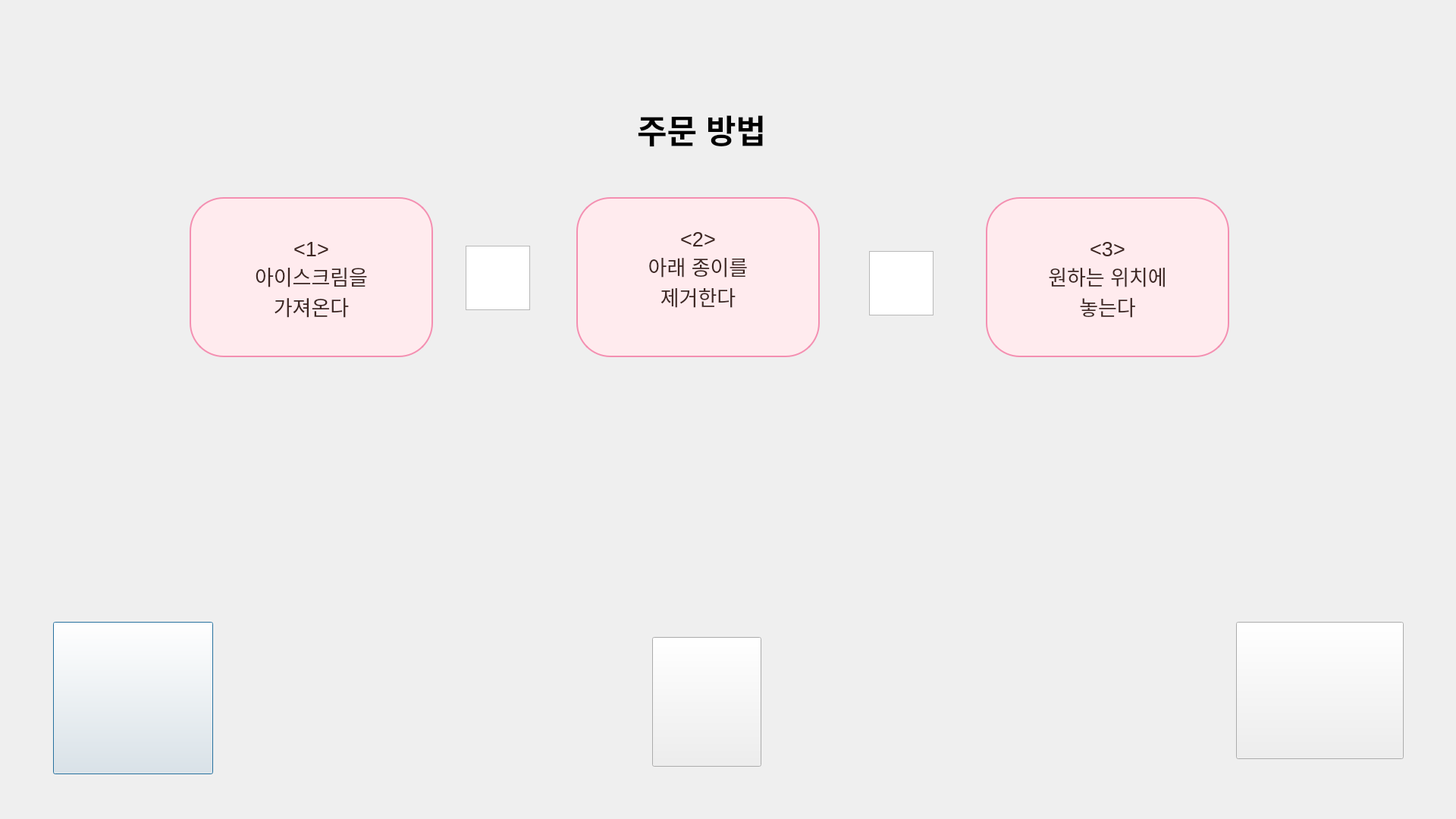
<?xml version="1.0" encoding="UTF-8"?>
<ui version="4.0">
 <class>Dialog</class>
 <widget class="QDialog" name="Dialog">
  <property name="geometry">
   <rect>
    <x>0</x>
    <y>0</y>
    <width>1920</width>
    <height>1080</height>
   </rect>
  </property>
  <property name="windowTitle">
   <string>Dialog</string>
  </property>
  <property name="styleSheet">
   <string notr="true"/>
  </property>
  <widget class="QLabel" name="label">
   <property name="geometry">
    <rect>
     <x>840</x>
     <y>100</y>
     <width>281</width>
     <height>141</height>
    </rect>
   </property>
   <property name="font">
    <font>
     <pointsize>32</pointsize>
     <weight>75</weight>
     <bold>true</bold>
    </font>
   </property>
   <property name="text">
    <string>주문 방법</string>
   </property>
  </widget>
  <widget class="QTextBrowser" name="textBrowser">
   <property name="geometry">
    <rect>
     <x>250</x>
     <y>260</y>
     <width>321</width>
     <height>211</height>
    </rect>
   </property>
   <property name="font">
    <font>
     <pointsize>-1</pointsize>
    </font>
   </property>
   <property name="styleSheet">
    <string notr="true">QTextBrowser {
    color: #3E2723; /* 다크 브라운 글씨 색 */
    background-color: #FFEBEE; /* 라이트 핑크 배경 */
    font-size: 20px; /* 글씨 크기 */
    border: 2px solid #F48FB1; /* 핑크 테두리 */
    border-radius: 45px; /* 둥근 모서리 */
    padding: 10px;
}</string>
   </property>
   <property name="html">
    <string>&lt;!DOCTYPE HTML PUBLIC &quot;-//W3C//DTD HTML 4.0//EN&quot; &quot;http://www.w3.org/TR/REC-html40/strict.dtd&quot;&gt;
&lt;html&gt;&lt;head&gt;&lt;meta name=&quot;qrichtext&quot; content=&quot;1&quot; /&gt;&lt;style type=&quot;text/css&quot;&gt;
p, li { white-space: pre-wrap; }
&lt;/style&gt;&lt;/head&gt;&lt;body style=&quot; font-family:'Ubuntu'; font-size:20px; font-weight:400; font-style:normal;&quot;&gt;
&lt;p align=&quot;center&quot; style=&quot;-qt-paragraph-type:empty; margin-top:0px; margin-bottom:0px; margin-left:0px; margin-right:0px; -qt-block-indent:0; text-indent:0px; font-size:24pt;&quot;&gt;&lt;br /&gt;&lt;/p&gt;
&lt;p align=&quot;center&quot; style=&quot; margin-top:0px; margin-bottom:0px; margin-left:0px; margin-right:0px; -qt-block-indent:0; text-indent:0px;&quot;&gt;&lt;span style=&quot; font-size:20pt;&quot;&gt;&amp;lt;1&amp;gt;&lt;/span&gt;&lt;/p&gt;
&lt;p align=&quot;center&quot; style=&quot; margin-top:0px; margin-bottom:0px; margin-left:0px; margin-right:0px; -qt-block-indent:0; text-indent:0px;&quot;&gt;&lt;span style=&quot; font-size:20pt;&quot;&gt;아이스크림을&lt;/span&gt;&lt;/p&gt;
&lt;p align=&quot;center&quot; style=&quot; margin-top:0px; margin-bottom:0px; margin-left:0px; margin-right:0px; -qt-block-indent:0; text-indent:0px;&quot;&gt;&lt;span style=&quot; font-size:20pt;&quot;&gt;가져온다&lt;/span&gt;&lt;/p&gt;&lt;/body&gt;&lt;/html&gt;</string>
   </property>
  </widget>
  <widget class="QTextBrowser" name="textBrowser_4">
   <property name="geometry">
    <rect>
     <x>760</x>
     <y>260</y>
     <width>321</width>
     <height>211</height>
    </rect>
   </property>
   <property name="font">
    <font>
     <pointsize>-1</pointsize>
    </font>
   </property>
   <property name="styleSheet">
    <string notr="true">QTextBrowser {
    color: #3E2723; /* 다크 브라운 글씨 색 */
    background-color: #FFEBEE; /* 라이트 핑크 배경 */
    font-size: 20px; /* 글씨 크기 */
    border: 2px solid #F48FB1; /* 핑크 테두리 */
    border-radius: 45px; /* 둥근 모서리 */
    padding: 10px;
}</string>
   </property>
   <property name="html">
    <string>&lt;!DOCTYPE HTML PUBLIC &quot;-//W3C//DTD HTML 4.0//EN&quot; &quot;http://www.w3.org/TR/REC-html40/strict.dtd&quot;&gt;
&lt;html&gt;&lt;head&gt;&lt;meta name=&quot;qrichtext&quot; content=&quot;1&quot; /&gt;&lt;style type=&quot;text/css&quot;&gt;
p, li { white-space: pre-wrap; }
&lt;/style&gt;&lt;/head&gt;&lt;body style=&quot; font-family:'Ubuntu'; font-size:20px; font-weight:400; font-style:normal;&quot;&gt;
&lt;p align=&quot;center&quot; style=&quot;-qt-paragraph-type:empty; margin-top:0px; margin-bottom:0px; margin-left:0px; margin-right:0px; -qt-block-indent:0; text-indent:0px;&quot;&gt;&lt;br /&gt;&lt;/p&gt;
&lt;p align=&quot;center&quot; style=&quot; margin-top:0px; margin-bottom:0px; margin-left:0px; margin-right:0px; -qt-block-indent:0; text-indent:0px;&quot;&gt;&lt;span style=&quot; font-size:20pt;&quot;&gt;&amp;lt;2&amp;gt;&lt;/span&gt;&lt;/p&gt;
&lt;p align=&quot;center&quot; style=&quot; margin-top:0px; margin-bottom:0px; margin-left:0px; margin-right:0px; -qt-block-indent:0; text-indent:0px;&quot;&gt;&lt;span style=&quot; font-size:20pt;&quot;&gt;아래 종이를&lt;/span&gt;&lt;/p&gt;
&lt;p align=&quot;center&quot; style=&quot; margin-top:0px; margin-bottom:0px; margin-left:0px; margin-right:0px; -qt-block-indent:0; text-indent:0px;&quot;&gt;&lt;span style=&quot; font-size:20pt;&quot;&gt;제거한다&lt;/span&gt;&lt;/p&gt;&lt;/body&gt;&lt;/html&gt;</string>
   </property>
  </widget>
  <widget class="QTextBrowser" name="textBrowser_5">
   <property name="geometry">
    <rect>
     <x>1300</x>
     <y>260</y>
     <width>321</width>
     <height>211</height>
    </rect>
   </property>
   <property name="font">
    <font>
     <pointsize>-1</pointsize>
    </font>
   </property>
   <property name="styleSheet">
    <string notr="true">QTextBrowser {
    color: #3E2723; /* 다크 브라운 글씨 색 */
    background-color: #FFEBEE; /* 라이트 핑크 배경 */
    font-size: 20px; /* 글씨 크기 */
    border: 2px solid #F48FB1; /* 핑크 테두리 */
    border-radius: 45px; /* 둥근 모서리 */
    padding: 10px;
}</string>
   </property>
   <property name="html">
    <string>&lt;!DOCTYPE HTML PUBLIC &quot;-//W3C//DTD HTML 4.0//EN&quot; &quot;http://www.w3.org/TR/REC-html40/strict.dtd&quot;&gt;
&lt;html&gt;&lt;head&gt;&lt;meta name=&quot;qrichtext&quot; content=&quot;1&quot; /&gt;&lt;style type=&quot;text/css&quot;&gt;
p, li { white-space: pre-wrap; }
&lt;/style&gt;&lt;/head&gt;&lt;body style=&quot; font-family:'Ubuntu'; font-size:20px; font-weight:400; font-style:normal;&quot;&gt;
&lt;p align=&quot;center&quot; style=&quot;-qt-paragraph-type:empty; margin-top:0px; margin-bottom:0px; margin-left:0px; margin-right:0px; -qt-block-indent:0; text-indent:0px; font-size:24pt;&quot;&gt;&lt;br /&gt;&lt;/p&gt;
&lt;p align=&quot;center&quot; style=&quot; margin-top:0px; margin-bottom:0px; margin-left:0px; margin-right:0px; -qt-block-indent:0; text-indent:0px;&quot;&gt;&lt;span style=&quot; font-size:20pt;&quot;&gt;&amp;lt;3&amp;gt;&lt;/span&gt;&lt;/p&gt;
&lt;p align=&quot;center&quot; style=&quot; margin-top:0px; margin-bottom:0px; margin-left:0px; margin-right:0px; -qt-block-indent:0; text-indent:0px;&quot;&gt;&lt;span style=&quot; font-size:20pt;&quot;&gt;원하는 위치에&lt;/span&gt;&lt;/p&gt;
&lt;p align=&quot;center&quot; style=&quot; margin-top:0px; margin-bottom:0px; margin-left:0px; margin-right:0px; -qt-block-indent:0; text-indent:0px;&quot;&gt;&lt;span style=&quot; font-size:20pt;&quot;&gt;놓는다&lt;/span&gt;&lt;/p&gt;&lt;/body&gt;&lt;/html&gt;</string>
   </property>
  </widget>
  <widget class="QWidget" name="widget" native="true">
   <property name="geometry">
    <rect>
     <x>-30</x>
     <y>-40</y>
     <width>1920</width>
     <height>1080</height>
    </rect>
   </property>
   <property name="styleSheet">
    <string notr="true"/>
   </property>
   <widget class="QPushButton" name="pushButton_back">
    <property name="enabled">
     <bool>true</bool>
    </property>
    <property name="geometry">
     <rect>
      <x>100</x>
      <y>860</y>
      <width>211</width>
      <height>201</height>
     </rect>
    </property>
    <property name="acceptDrops">
     <bool>false</bool>
    </property>
    <property name="styleSheet">
     <string notr="true">QPushButton:hover{
	background-color: #FFC0CB
}</string>
    </property>
    <property name="text">
     <string/>
    </property>
   </widget>
   <widget class="QPushButton" name="pushButton_front">
    <property name="geometry">
     <rect>
      <x>1660</x>
      <y>860</y>
      <width>221</width>
      <height>181</height>
     </rect>
    </property>
    <property name="font">
     <font/>
    </property>
    <property name="styleSheet">
     <string notr="true">QPushButton:hover{
	background-color: #FFC0CB
}</string>
    </property>
    <property name="text">
     <string/>
    </property>
   </widget>
   <widget class="QPushButton" name="pushButton_home">
    <property name="geometry">
     <rect>
      <x>890</x>
      <y>880</y>
      <width>144</width>
      <height>171</height>
     </rect>
    </property>
    <property name="styleSheet">
     <string notr="true">QPushButton:hover{
	background-color: #FFC0CB
}</string>
    </property>
    <property name="text">
     <string/>
    </property>
   </widget>
   <widget class="QTextBrowser" name="next_png1">
    <property name="geometry">
     <rect>
      <x>1176</x>
      <y>371</y>
      <width>85</width>
      <height>85</height>
     </rect>
    </property>
    <property name="font">
     <font/>
    </property>
    <property name="styleSheet">
     <string notr="true"/>
    </property>
    <property name="html">
     <string>&lt;!DOCTYPE HTML PUBLIC &quot;-//W3C//DTD HTML 4.0//EN&quot; &quot;http://www.w3.org/TR/REC-html40/strict.dtd&quot;&gt;
&lt;html&gt;&lt;head&gt;&lt;meta name=&quot;qrichtext&quot; content=&quot;1&quot; /&gt;&lt;style type=&quot;text/css&quot;&gt;
p, li { white-space: pre-wrap; }
&lt;/style&gt;&lt;/head&gt;&lt;body style=&quot; font-family:'Ubuntu'; font-size:11pt; font-weight:400; font-style:normal;&quot;&gt;
&lt;p align=&quot;center&quot; style=&quot;-qt-paragraph-type:empty; margin-top:0px; margin-bottom:0px; margin-left:0px; margin-right:0px; -qt-block-indent:0; text-indent:0px; font-size:20px;&quot;&gt;&lt;br /&gt;&lt;/p&gt;&lt;/body&gt;&lt;/html&gt;</string>
    </property>
   </widget>
   <widget class="QTextBrowser" name="next_png2">
    <property name="geometry">
     <rect>
      <x>644</x>
      <y>364</y>
      <width>85</width>
      <height>85</height>
     </rect>
    </property>
    <property name="font">
     <font/>
    </property>
    <property name="styleSheet">
     <string notr="true"/>
    </property>
    <property name="html">
     <string>&lt;!DOCTYPE HTML PUBLIC &quot;-//W3C//DTD HTML 4.0//EN&quot; &quot;http://www.w3.org/TR/REC-html40/strict.dtd&quot;&gt;
&lt;html&gt;&lt;head&gt;&lt;meta name=&quot;qrichtext&quot; content=&quot;1&quot; /&gt;&lt;style type=&quot;text/css&quot;&gt;
p, li { white-space: pre-wrap; }
&lt;/style&gt;&lt;/head&gt;&lt;body style=&quot; font-family:'Ubuntu'; font-size:11pt; font-weight:400; font-style:normal;&quot;&gt;
&lt;p align=&quot;center&quot; style=&quot;-qt-paragraph-type:empty; margin-top:0px; margin-bottom:0px; margin-left:0px; margin-right:0px; -qt-block-indent:0; text-indent:0px; font-size:20px;&quot;&gt;&lt;br /&gt;&lt;/p&gt;&lt;/body&gt;&lt;/html&gt;</string>
    </property>
   </widget>
  </widget>
  <zorder>widget</zorder>
  <zorder>label</zorder>
  <zorder>textBrowser</zorder>
  <zorder>textBrowser_4</zorder>
  <zorder>textBrowser_5</zorder>
 </widget>
 <resources/>
 <connections/>
</ui>
